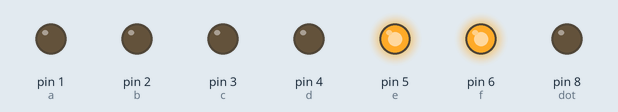
Recording of a sketch running on a simulated Arduino Uno, built with avr-gcc and run on an emulated ATmega328P. Shown: output pins drawn as LEDs (lit = HIGH).

Above: at 0.5 s.
At 1.5 s:
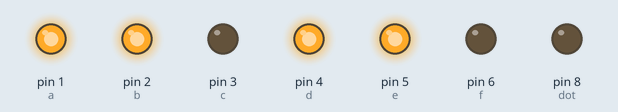
At 5.5 s:
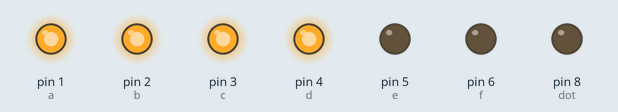
Timing chart, 0 to 6.9 s (numbered marks = the images above):
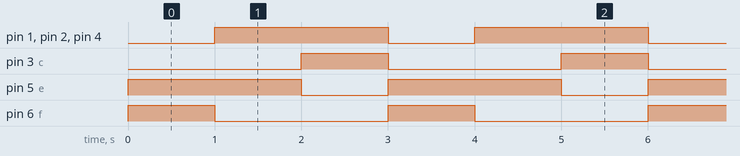

Measured:
- by itself, pin 1 (a), pin 2 (b), pin 4 (d), pin 5 (e): alternates HIGH for 2.0 s and LOW for 1.0 s
- by itself, pin 3 (c), pin 6 (f): alternates HIGH for 1.0 s and LOW for 2.0 s
- by itself, everything shown: repeats every 3.0 s, in 3 steps

The sketch:

z13_1_2_3_7_segment1.ino
```cpp
int a = 1, b = 2, c = 3, d = 4, e = 5, f = 6, g = 7, dot = 8;


void setup()
{
  pinMode(a, OUTPUT);
  pinMode(b, OUTPUT);
  pinMode(c, OUTPUT);
  pinMode(d, OUTPUT);
  pinMode(e, OUTPUT);
  pinMode(f, OUTPUT);
  pinMode(dot, OUTPUT);
}

void loop()
{
  digitalWrite(a, LOW);
  digitalWrite(b, LOW);
  digitalWrite(c, LOW);
  digitalWrite(d, LOW);
  digitalWrite(e, HIGH);
  digitalWrite(f, HIGH);
  digitalWrite(g, LOW);
  digitalWrite(dot, LOW);
  delay(1000);
  digitalWrite(a, HIGH);
  digitalWrite(b, HIGH);
  digitalWrite(c, LOW);
  digitalWrite(d, HIGH);
  digitalWrite(e, HIGH);
  digitalWrite(f, LOW);
  digitalWrite(g, HIGH);
  digitalWrite(dot, LOW);
  delay(1000);
  digitalWrite(a, HIGH);
  digitalWrite(b, HIGH);
  digitalWrite(c, HIGH);
  digitalWrite(d, HIGH);
  digitalWrite(e, LOW);
  digitalWrite(f, LOW);
  digitalWrite(g, HIGH);
  digitalWrite(dot, LOW);
  delay(1000);
}
```
